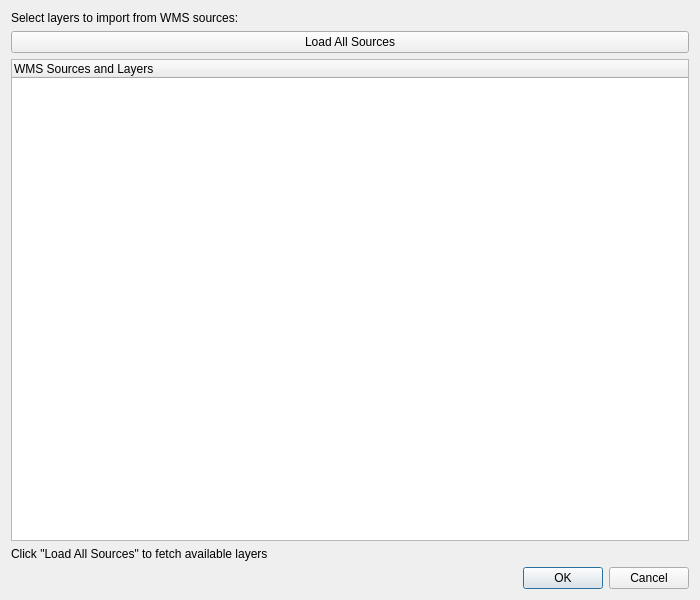
<?xml version="1.0" encoding="UTF-8"?>
<ui version="4.0">
 <class>SaarlandGeobasisdatenWMSDialogBase</class>
 <widget class="QDialog" name="SaarlandGeobasisdatenWMSDialogBase">
  <property name="geometry">
   <rect>
    <x>0</x>
    <y>0</y>
    <width>700</width>
    <height>600</height>
   </rect>
  </property>
  <property name="windowTitle">
   <string>Saarland Geobasisdaten WMS</string>
  </property>
  <layout class="QVBoxLayout" name="verticalLayout">
   <item>
    <widget class="QLabel" name="label">
     <property name="text">
      <string>Select layers to import from WMS sources:</string>
     </property>
     <property name="wordWrap">
      <bool>true</bool>
     </property>
    </widget>
   </item>
   <item>
    <widget class="QPushButton" name="load_all_button">
     <property name="text">
      <string>Load All Sources</string>
     </property>
     <property name="toolTip">
      <string>Load layers from all WMS sources</string>
     </property>
    </widget>
   </item>
   <item>
    <widget class="QTreeWidget" name="layers_tree">
     <property name="toolTip">
      <string>Expand sources and check layers to import</string>
     </property>
     <property name="alternatingRowColors">
      <bool>true</bool>
     </property>
     <column>
      <property name="text">
       <string>WMS Sources and Layers</string>
      </property>
     </column>
    </widget>
   </item>
   <item>
    <widget class="QLabel" name="status_label">
     <property name="text">
      <string>Click "Load All Sources" to fetch available layers</string>
     </property>
     <property name="wordWrap">
      <bool>true</bool>
     </property>
    </widget>
   </item>
   <item>
    <widget class="QDialogButtonBox" name="button_box">
     <property name="orientation">
      <enum>Qt::Horizontal</enum>
     </property>
     <property name="standardButtons">
      <set>QDialogButtonBox::Cancel|QDialogButtonBox::Ok</set>
     </property>
    </widget>
   </item>
  </layout>
 </widget>
 <resources/>
 <connections>
  <connection>
   <sender>button_box</sender>
   <signal>accepted()</signal>
   <receiver>SaarlandGeobasisdatenWMSDialogBase</receiver>
   <slot>accept()</slot>
   <hints>
    <hint type="sourcelabel">
     <x>248</x>
     <y>254</y>
    </hint>
    <hint type="destinationlabel">
     <x>157</x>
     <y>274</y>
    </hint>
   </hints>
  </connection>
  <connection>
   <sender>button_box</sender>
   <signal>rejected()</signal>
   <receiver>SaarlandGeobasisdatenWMSDialogBase</receiver>
   <slot>reject()</slot>
   <hints>
    <hint type="sourcelabel">
     <x>316</x>
     <y>260</y>
    </hint>
    <hint type="destinationlabel">
     <x>286</x>
     <y>274</y>
    </hint>
   </hints>
  </connection>
 </connections>
</ui>
